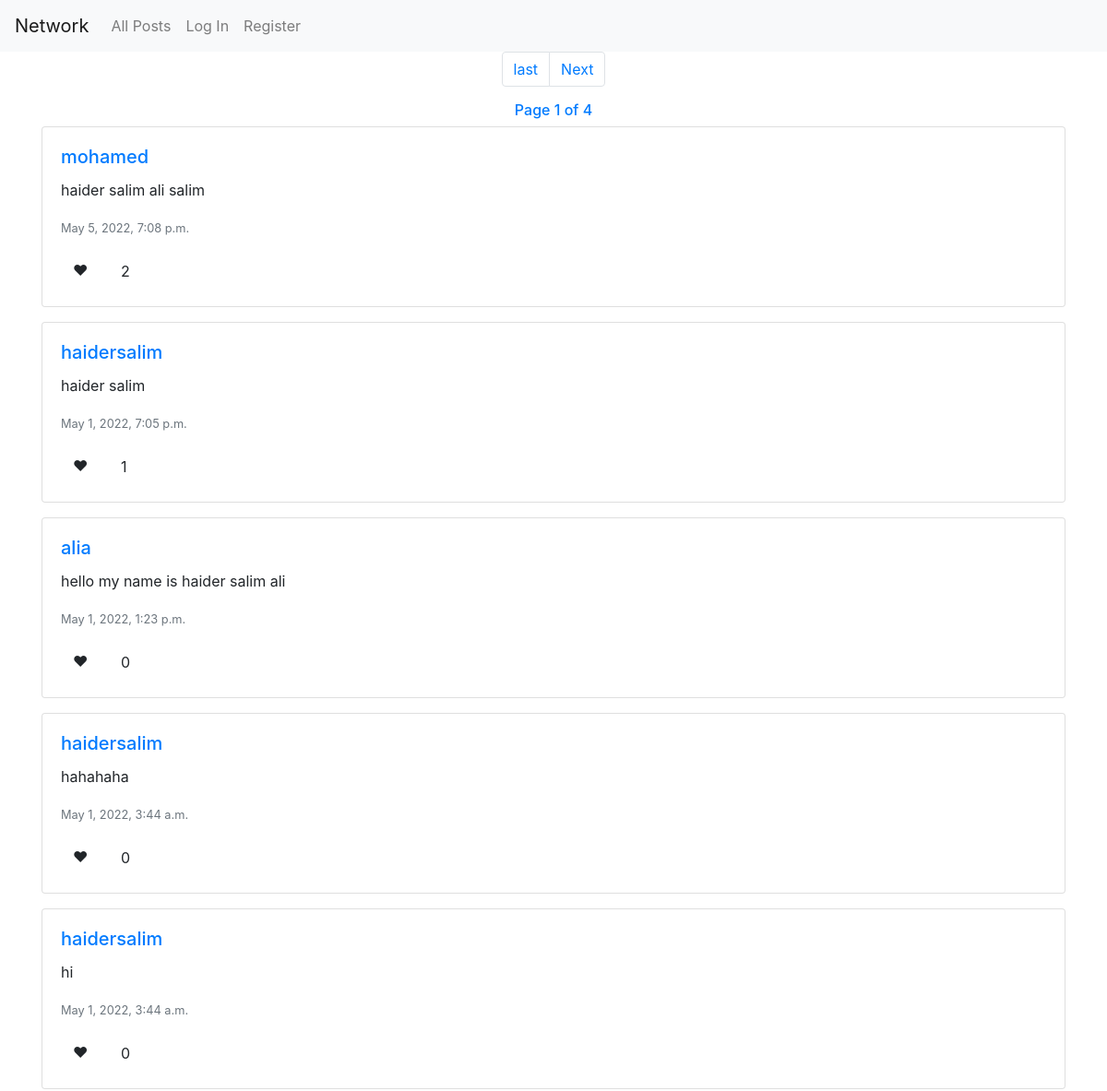
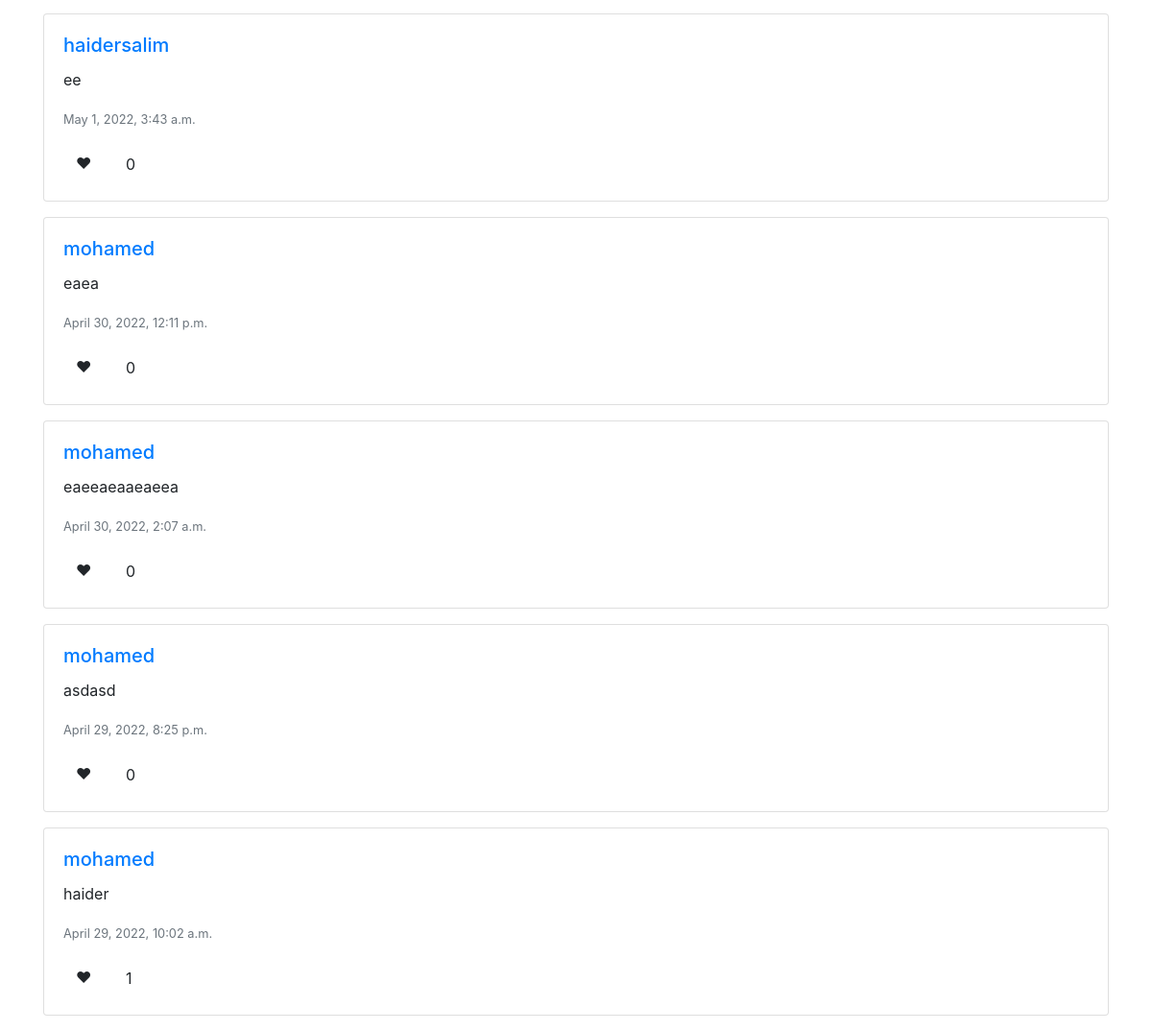
The page / on the database its author committed (2 pictures, top to bottom).
### network/models.py (models this page shows, shortened)
class Post(models.Model):
    username=models.CharField(max_length=100)
    content=models.TextField()
    date_posted=models.DateTimeField(default=timezone.now)
    user=models.ForeignKey(User,on_delete=models.CASCADE , related_name="creater")
    likes= models.ManyToManyField(User,related_name="likes" )

### network/views.py (the view)
# urls.py: path("", views.index, name="index"),
def index(request):
    print(request.user.username)
    form=postForm()
    if request.method=='POST':
        form=postForm(request.POST)
        if form.is_valid():
            form1=form.save(commit=False)
            form1.username=request.user.username
            form1.user=request.user
            form1.save()
            return redirect('index')
    else:
        try:
            posts=Post.objects.all().order_by('-date_posted')
            paginator = Paginator(posts, 10)
            page_number = request.GET.get('page')
            page_obj = paginator.get_page(page_number)
            return render(request, "network/index.html" , {
            'form':form,
            'posts':posts,
            'page_obj':page_obj,
            'editform':NewEditPostForm()})
        except:
            return render(request, "network/index.html" , {'form':form,
            'editform':NewEditPostForm()})

### network/templates/network/index.html (shortened to what this page needs)
{% extends "network/layout.html" %}
{% block body %}
<div class="container">
    {% if page_obj %}
    <nav aria-label="Page navigation example">
        <ul class="pagination justify-content-center">
            {% if page_obj.has_next %}
            <li class="page-item"><a class="page-link" href="?page={{ page_obj.paginator.num_pages }}">last</a></li>
            <li class="page-item"><a class="page-link" href="?page={{ page_obj.next_page_number }}">Next</a></li>
            {% endif %}
        </ul>
        <span class="justify-content-center d-flex">
            <h6 class="text-primary"> Page {{ page_obj.number }} of {{ page_obj.paginator.num_pages }}</h6>
        </span>
    </nav>
    {% endif %}
    <div id="posts">
        {% for post in page_obj %}
        <div class="card">
            <div class="card-body">
                <h5 class="card-title"><a href="{% url 'profile' post.username %}">{{post.username}}</a></h5>
                <p class="card-text" id="post_text_{{ post.id }}" data-id="{{ post.id }}"> {{ post.content }}</p>
                <p class="card-text"><small class="text-muted">{{post.date_posted}}</small></p>
                <p class="card-text">
                    <a class="btn  " disabled id="like_{{ post.id }}  " data-id="{{post.id}}">❤</a>
            </div>
            <p id="like_count_{{post.id}}" class="likes" data-id="{{post.id}}">{{post.likes.count}}</p>
        </div>
        {% endfor %}
    </div>
</div>
{% endblock %}

### network/templates/network/layout.html (shortened to what this page needs)
{% load static %}
<!DOCTYPE html>
<html lang="en">
    <head>
        <link rel="stylesheet" href="https://stackpath.bootstrapcdn.com/bootstrap/4.4.1/css/bootstrap.min.css">
        <link href="{% static 'network/styles.css' %}" rel="stylesheet">
    </head>
    <body>
        <nav class="navbar navbar-expand-lg navbar-light bg-light">
            <a class="navbar-brand" href="{% url 'index' %}">Network</a>
            <div>
              <ul class="navbar-nav mr-auto">
                <li class="nav-item">
                  <a class="nav-link" href="{% url 'index' %}">All Posts</a>
                </li>
                {% if user.is_authenticated %}
                    <li class="nav-item">
                        <a class="nav-link" href="{% url 'following' user.username %}">Following</a>
                    </li>
                    <li class="nav-item">
                        <a class="nav-link" href="{% url 'logout' %}">Log Out</a>
                    </li>
                {% else %}
                    <li class="nav-item">
                        <a class="nav-link" href="{% url 'login' %}">Log In</a>
                    </li>
                    <li class="nav-item">
                        <a class="nav-link" href="{% url 'register' %}">Register</a>
                    </li>
                {% endif %}
              </ul>
            </div>
          </nav>
        <div class="body">
            {% block body %}
            {% endblock %}
        </div>
    </body>
</html>

### network/static/network/styles.css (style rules this page uses)
.likes { position: absolute; left:85px; bottom:10px; }

### rows shown on the page
Post: username "mohamed", content "haider salim ali salim", date_posted "May 5, 2022, 7:08 p.m.", likes.count "2"
Post: username "haidersalim", content "haider salim", date_posted "May 1, 2022, 7:05 p.m.", likes.count "1"
Post: username "alia", content "hello my name is haider salim ali", date_posted "May 1, 2022, 1:23 p.m.", likes.count "0"
Post: username "haidersalim", content "hahahaha", date_posted "May 1, 2022, 3:44 a.m.", likes.count "0"
Post: username "haidersalim", content "hi", date_posted "May 1, 2022, 3:44 a.m.", likes.count "0"
Post: username "haidersalim", content "ee", date_posted "May 1, 2022, 3:43 a.m.", likes.count "0"
Post: username "mohamed", content "eaea", date_posted "April 30, 2022, 12:11 p.m.", likes.count "0"
Post: username "mohamed", content "eaeeaeaaeaeea", date_posted "April 30, 2022, 2:07 a.m.", likes.count "0"
Post: username "mohamed", content "asdasd", date_posted "April 29, 2022, 8:25 p.m.", likes.count "0"
Post: username "mohamed", content "haider", date_posted "April 29, 2022, 10:02 a.m.", likes.count "1"

### other values the page prints
{{ page_obj.number }} "1"
{{ page_obj.paginator.num_pages }} "4"
